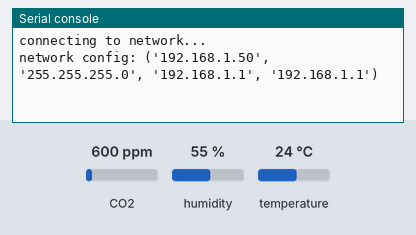
This program was run on a simulated ESP8266 board running MicroPython. Parts: the last lines printed to the serial console. The inputs (shaded band) are chosen by the test bench; at power-on: CO2 600 ppm, humidity 55 %, temperature 24 °C. WiFi joins after 1.5 s; web requests get an empty 200 reply after 0.4 s.

Above: at 2.7 s.
2.8 s: CO2 set to 452 ppm
At 7.9 s:
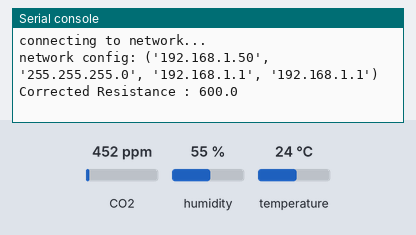
13.7 s: CO2 set to 1050 ppm
At 19.1 s:
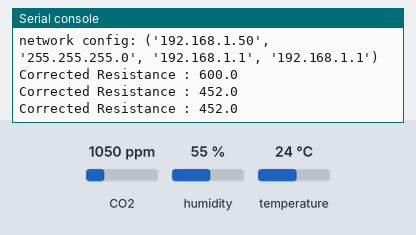
Timing chart, 0 to 20.6 s (numbered marks = the images above; inputs shaded):
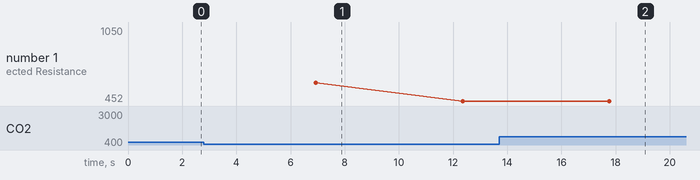

Measured:
- plotted number 1: 452 → 1050 after the input at 13.7 s

The program:

main.py
```python
from machine import Pin
import network
import urequests
from dht import DHT11
from MQ135 import MQ135
import time
import ujson
THRESHOLD = 15
data2send = {
            "type": "note",
            "title": "WARNING : Gas Leakage",
            "body": "",
            }

API_KEY = 'o.OA64hJxGGNDVeUxwmxlehGm4na8wsfys'

pb_headers = {
'Access-Token': API_KEY,
'Content-Type': 'application/json',
'Host': 'api.pushbullet.com'
}

def notify(ppmlevel):
    data2send["body"] = "Gas Level : " + str(ppmlevel)
    r = urequests.post('https://api.pushbullet.com/v2/pushes',data=ujson.dumps(data2send),headers=pb_headers)
    global flag
    time.sleep(5)
    flag = 0

def do_connect():
    wlan = network.WLAN(network.STA_IF)
    wlan.active(True)
    if not wlan.isconnected():
        print('connecting to network...')
        wlan.connect('AccessPoint', '9652721286')
        while not wlan.isconnected():
            pass
    print('network config:', wlan.ifconfig())


def main():
    mq135 = MQ135(0)  # analog PIN 0
    dht11 = DHT11(Pin(2))  #
    do_connect()
    while True:
        dht11.measure()
        temperature = dht11.temperature()
        humidity = dht11.humidity()
        corrected_ppm = mq135.get_corrected_ppm( temperature, humidity)
        if ( corrected_ppm > THRESHOLD):
            notify(corrected_ppm)
        print("Corrected Resistance :",corrected_ppm)

if __name__ == '__main__':
    main()
```
